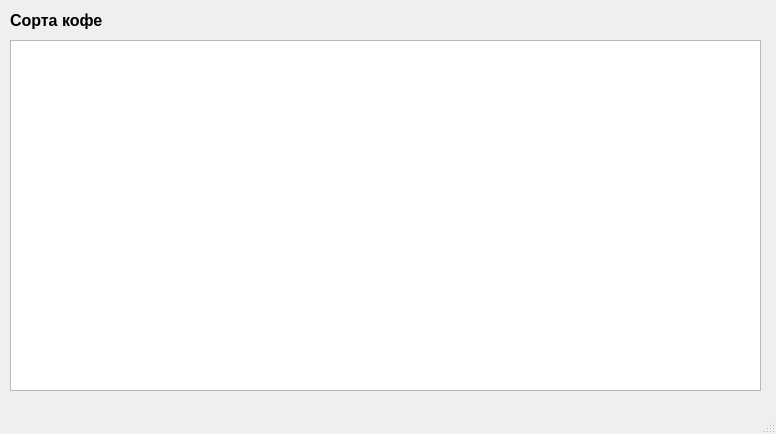
<?xml version="1.0" encoding="UTF-8"?>
<ui version="4.0">
 <class>MainWindow</class>
 <widget class="QMainWindow" name="MainWindow">
  <property name="geometry">
   <rect>
    <x>0</x>
    <y>0</y>
    <width>776</width>
    <height>434</height>
   </rect>
  </property>
  <property name="windowTitle">
   <string>MainWindow</string>
  </property>
  <widget class="QWidget" name="centralwidget">
   <widget class="QTableWidget" name="tableWidget">
    <property name="geometry">
     <rect>
      <x>10</x>
      <y>40</y>
      <width>751</width>
      <height>351</height>
     </rect>
    </property>
   </widget>
   <widget class="QLabel" name="label">
    <property name="geometry">
     <rect>
      <x>10</x>
      <y>10</y>
      <width>171</width>
      <height>20</height>
     </rect>
    </property>
    <property name="baseSize">
     <size>
      <width>0</width>
      <height>0</height>
     </size>
    </property>
    <property name="styleSheet">
     <string notr="true">font: bold 16px</string>
    </property>
    <property name="text">
     <string>Сорта кофе</string>
    </property>
   </widget>
  </widget>
  <widget class="QMenuBar" name="menubar">
   <property name="geometry">
    <rect>
     <x>0</x>
     <y>0</y>
     <width>776</width>
     <height>21</height>
    </rect>
   </property>
  </widget>
  <widget class="QStatusBar" name="statusbar"/>
 </widget>
 <resources/>
 <connections/>
</ui>
